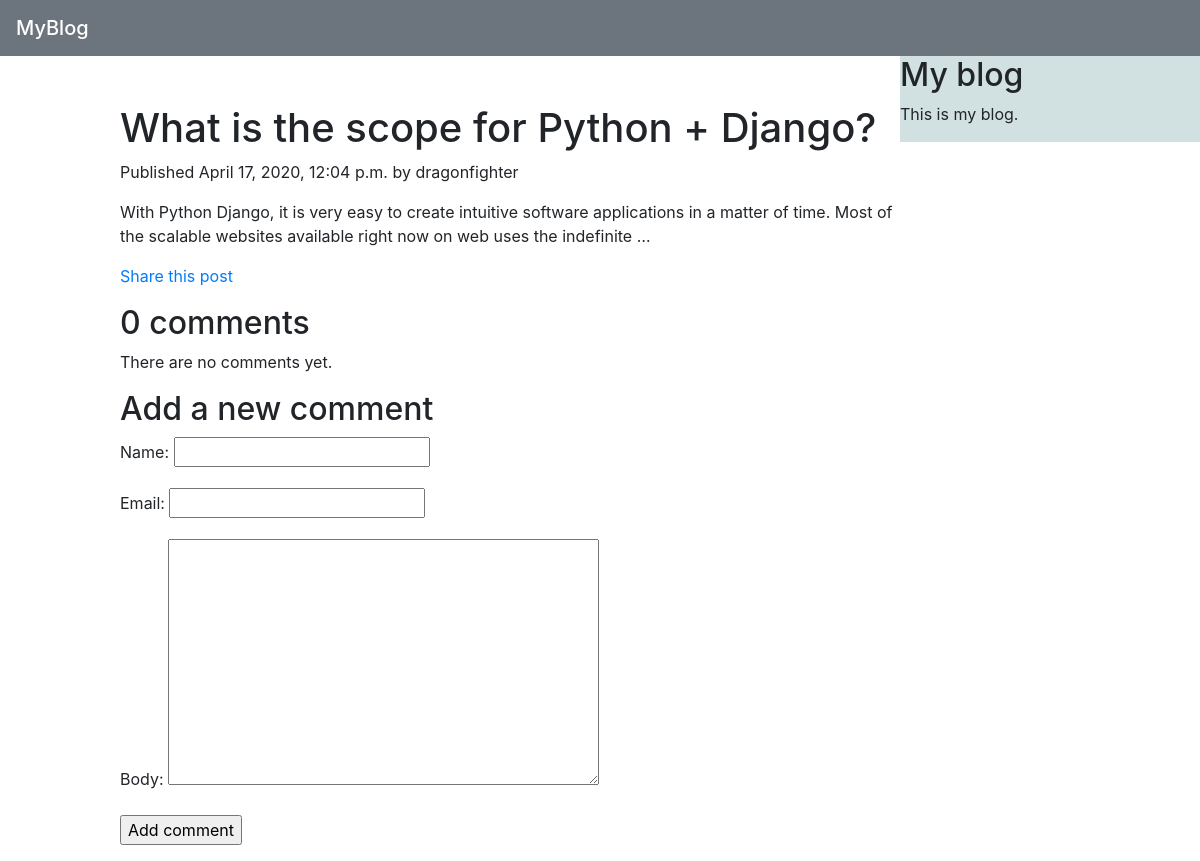
The page /blog/2020/4/17/scope-python-django/ on the database its author committed.
### blog/models.py (models this page shows, shortened)
class Post(models.Model):
    objects = models.Manager()
    published = PublishedManager()
    STATUS_CHOICES = (
        ('draft', 'Draft'),
        ('published', 'Published'),
    )
    title = models.CharField(max_length=250)
    slug = models.SlugField(max_length=250,
                            unique_for_date='publish')
    author = models.ForeignKey(User,
                               on_delete=models.CASCADE,
                               related_name='blog_posts')
    body = models.TextField()
    publish = models.DateTimeField(default=timezone.now)
    created = models.DateTimeField(auto_now_add=True)
    updated = models.DateTimeField(auto_now=True)
    status = models.CharField(max_length=10,
                              choices=STATUS_CHOICES,
                              default='draft')
    tags = TaggableManager()
    class Meta:
        ordering = ('-publish',)

### blog/views.py (the view)
def post_detail(request, year, month, day, post):
    post = get_object_or_404(Post, slug=post,
                             status='published',
                             publish__year=year,
                             publish__month=month,
                             publish__day=day)
    comments = post.comments.filter(active=True)
    new_comment = None
    if request.method == 'POST':
        comment_form = CommentForm(data=request.POST)
        if comment_form.is_valid():
            new_comment = comment_form.save(commit=False)
            new_comment.post = post
            new_comment.save()
    else:
        comment_form = CommentForm()
    return render(request,
                  'blog/post/detail.html',
                  {'post': post,
                   'comments': comments,
                   'new_comment': new_comment,
                   'comment_form': comment_form})

### blog/forms.py
class CommentForm(forms.ModelForm):
    class Meta:
        model = Comment
        fields = ('name', 'email', 'body')

### blog/templates/blog/post/detail.html (shortened to what this page needs)
{% extends "blog/base.html" %}
{%block content%}
    <h1>{{post.title}}</h1>
    <p class="date">
        Published {{post.publish}} by {{post.author}}
    </p>
            {{post.body|truncatewords:30|linebreaks}}
    <p>
    <a href="{% url 'blog:post_share' post.id %}">
    Share this post
    </a>
    </p>
{% with comments.count as total_comments %}
    <h2>
    {{ total_comments }} comment{{ total_comments|pluralize }}
    </h2>
{% endwith %}
{% for comment in comments %}
    <div class="comment">
    <p class="info">
    Comment {{ forloop.counter }} by {{ comment.name }}
    {{ comment.created }}
    </p>
    {{ comment.body|linebreaks }}
        <hr>
    </div>
    {% empty %}
    <p>There are no comments yet.</p>
{% endfor %}
{% if new_comment %}
<h2>Your comment has been added.</h2>
{% else %}
<h2>Add a new comment</h2>
<form method="post">
{{ comment_form.as_p }}
<p><input type="submit" value="Add comment"></p>
</form>
{% endif %}
{%endblock%}

### blog/static/css/blog.css (style rules this page uses)
body { background-image: href('https://images.app.goo.gl/dGkUzicujWm3EA5r6'); }

### rows shown on the page
Post: title "What is the scope for Python + Django?", publish "April 17, 2020, 12:04 p.m.", author "dragonfighter", body "With Python Django, it is very easy to create intuitive software applications in a matter of time. Most of the scalable websites available right now on web uses the indefinite …"

### other values the page prints
{{ total_comments }} "0"
